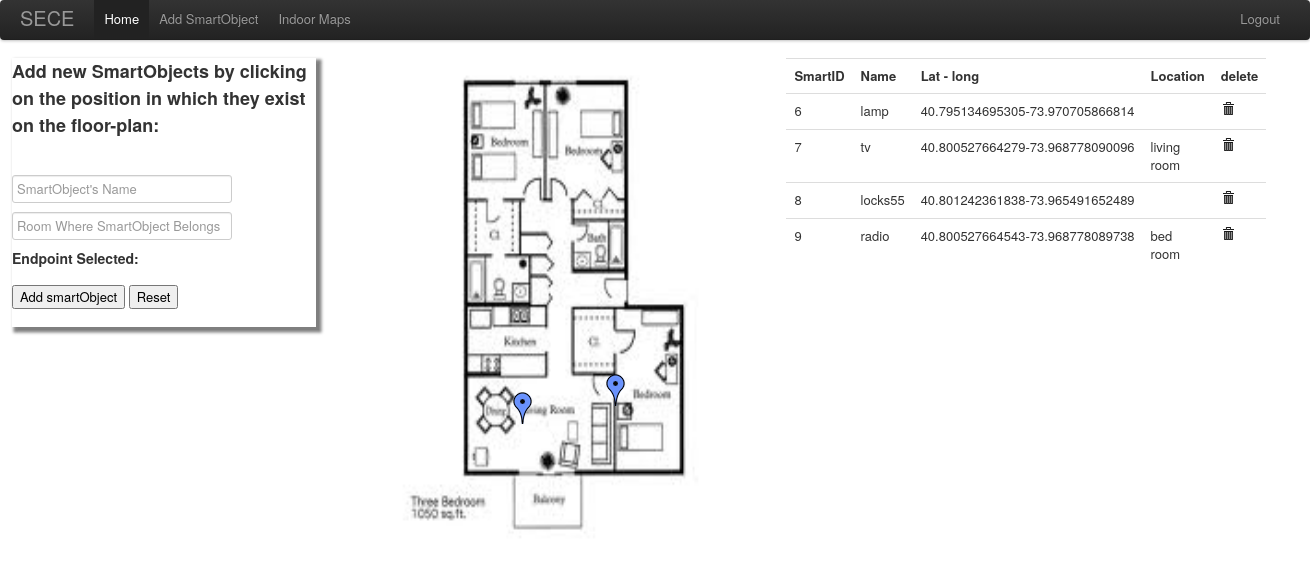
The page /indoorindex.php on the database its author committed.
### tables this page shows
CREATE TABLE `indoormap` (
  `UserId` int(11) DEFAULT NULL,
  `imgpath` varchar(250) NOT NULL DEFAULT '',
  `pixelX1` int(5) DEFAULT NULL,
  `pixelY1` int(5) DEFAULT NULL,
  `pixelX2` int(5) DEFAULT NULL,
  `pixelY2` int(5) DEFAULT NULL,
  `lat1` decimal(15,12) DEFAULT NULL,
  `lng1` decimal(15,12) DEFAULT NULL,
  `lat2` decimal(15,12) DEFAULT NULL,
  `lng2` decimal(15,12) DEFAULT NULL,
  `pixDist` decimal(15,10) DEFAULT NULL,
  `actDist` decimal(15,10) DEFAULT NULL,
  PRIMARY KEY (`imgpath`)
);

CREATE TABLE `smartobj` (
  `userID` int(11) DEFAULT NULL,
  `smartID` varchar(10) NOT NULL DEFAULT '',
  `name` varchar(45) DEFAULT NULL,
  `lat` decimal(15,12) DEFAULT NULL,
  `lng` decimal(15,12) DEFAULT NULL,
  `position` varchar(50) DEFAULT NULL,
  `altitude` decimal(5,2) DEFAULT NULL,
  `imgpath` varchar(250) DEFAULT NULL,
  PRIMARY KEY (`smartID`),
  KEY `userID` (`userID`),
  CONSTRAINT `smartobj_ibfk_1` FOREIGN KEY (`userID`) REFERENCES `user` (`Userid`)
);

### indoorindex.php (the view, shortened to what this page needs)
<!DOCTYPE html>
<html>
  <head>
    <link rel ="stylesheet" type = "text/css" href= "./css/bootstrap.css">
    <link rel ="stylesheet" type = "text/css" href= "./css/styles.css">
  </head>
  <body onload = "init()">
    <div class="navbar">
      <div class="navbar-inner">
        <div class="container">
          <a class= "brand" href= "index.php"> SECE </a>
          <ul class="nav">
            <li class="active">
              <a href="index.php">Home</a>
            </li>
            <li><a href="newSObj.php">Add SmartObject</a></li>
            <li><a href="indoorcheck.php">Indoor Maps</a></li>
          </ul>
          <ul class = "nav pull-right"><a href = "logout.php"><li> Logout </a></li></ul>
        </div>
      </div>
    </div>
    <div class = "container">
      <div class = "row-fluid">
        <div class = "span3" id = "sidebar">
          <h3>Add new SmartObjects by clicking on the position in which they
              exist on the floor-plan:</h3><br><br>
          <form class = "form-vertical" id="rooms" action="addIndoorObj.php" method="post">
              <input type="text" size="20" name="soname" placeholder = "SmartObject's Name">
              <input type="text" size="20" name="soroom" placeholder = "Room Where SmartObject Belongs">
              <h4>Endpoint Selected:</h4>
              <br>
              <input type="submit" value="Add smartObject" onclick="addRoom()">
              <input type="reset" onclick="clearpt()">
          </form>
        </div>
        <div class = "span4">
          <?php
          $uid = '11';
          $con = mysql_connect('localhost', 'root', '');
          $sql = "select * from indoormap where UserId = ".$uid.";";
          $result = mysql_query($sql, $con);
          if($row = mysql_fetch_array($result)){
            $showobjects = "select smartID from smartobj where UserId = '".$uid."';";
            $smartobjs = mysql_query($showobjects, $con);
            echo "<div id = \"img\"><img src = ".$row['imgpath']." width = \"500\" height = \"500\" ></div>";
            while($row = mysql_fetch_array($smartobjs)){
              $getpix = "select * from pixref where smartID = '".$row['smartID']."';";
              $pixels = mysql_query($getpix, $con);
              if($row2 = mysql_fetch_array($pixels))
                echo "<img src = './img/m-blue.png' style = 'position:absolute; top:".($row2['pixvalY']-35)."px; left:".($row2['pixvalX']-15)."px; z-index:1000'>";
            }
            echo "</div>";
            echo "<div class = 'span4'>";
            echo "<table class = 'table table-hover'>";
            echo "<tr>";
            echo "<th>SmartID";
            echo "<th>Name";
            echo "<th>Lat - long";
            echo "<th>Location";
            echo "<th>delete";
            echo "</tr>";
            $sqltodisp = "select * from smartobj where UserId = '".$uid."';";
            $dispobjs = mysql_query($sqltodisp, $con);
            while($row = mysql_fetch_array($dispobjs)){
              echo "<tr>";
              echo "<td>".$row['smartID']."</td>";
              echo "<td>".$row['name']."</td>";
              echo "<td>".$row['lat']."</td";
              echo "<td>".$row['lng']."</td>";
              echo "<td>".$row['position']."</td>";
              echo "<td><a href = 'delindoorobj.php?smartid=".$row['smartID']."'><i class='icon-trash'></i></a></td>";
              echo "</tr>";
            }
              echo "</table>";
            echo "</div>";
          }
          else{
            echo "Please Add a Floor-plan to Map Indoor SmartObjects";
          }
          ?>
        </div>
      </div>
  </body>
</html>

### css/styles.css (style rules this page uses)
.container { width:1300px; }
#sidebar { margin-left: 7px; -webkit-box-shadow: 3px 3px 3px 2.5px rgba(0, 0, 0, 0.5); box-shadow: 3px 3px 3px 2.5px rgba(0, 0, 0, 0.5); }

### rows shown on the page
indoormap: imgpath (picture)
smartobj: smartID "7", name "tv", lat "40.800527664279", lng "-73.968778090096", position "living room"
smartobj: smartID "9", name "radio", lat "40.800527664543", lng "-73.968778089738", position "bed room"
smartobj: smartID "6", name "lamp", lat "40.795134695305", lng "-73.970705866814"
smartobj: smartID "8", name "locks55", lat "40.801242361838", lng "-73.965491652489"
